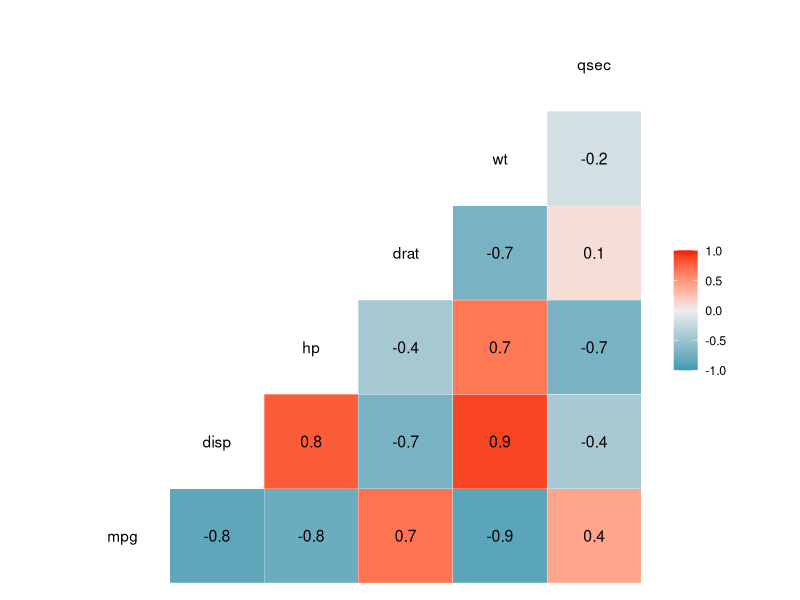
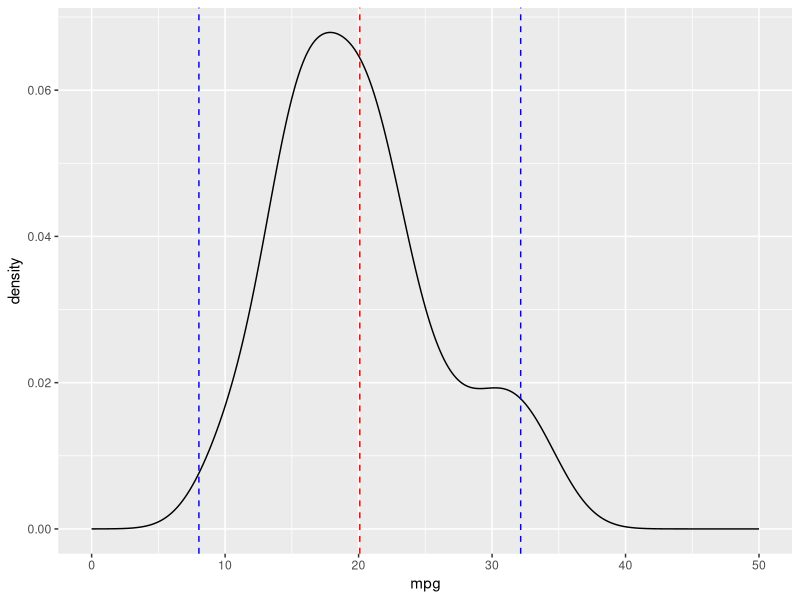
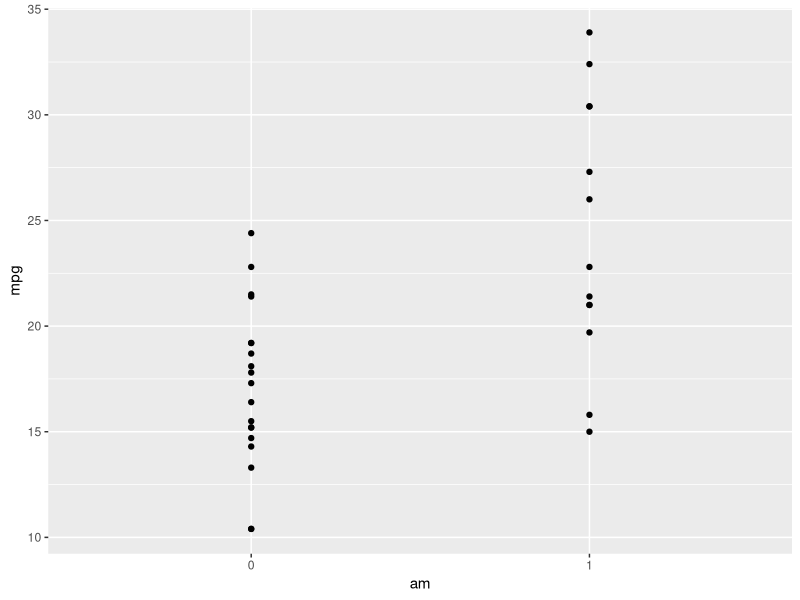

These figures' R source, in order: (Note: this script raises an error after producing the figures.)
## ---- chunk 1
knitr::opts_chunk$set(echo = FALSE)
# Load all necessary R packages into current session
library(ggplot2)
library(dplyr)
library(GGally)
library(gridExtra)
## ---- chunk 2
# Read data into R
data("mtcars")

# Take a look at the data
head(mtcars)
str(mtcars)
summary(mtcars)
#?mtcars
## ---- chunk 3
# Convert to factor variables
mtcars$vs <- as.factor(mtcars$vs)
mtcars$am <- as.factor(mtcars$am)

# Check that the changers took hold
str(mtcars)
## ---- chunk 4
# Get correlation matrix of the continuous variables
mtcars[, c(1, 3:7)] %>% 
        ggcorr(label = T)
## ---- chunk 5
# Check to see if mpg is normally distributed
ggplot(mtcars, aes(mpg)) +
        geom_density() +
        xlim(0, 50) + 
        geom_vline(xintercept = mean(mtcars$mpg),
                   color = "red",
                   linetype = "dashed") +
        geom_vline(xintercept = mean(mtcars$mpg) - 2 * sd(mtcars$mpg),
                   color = "blue",
                   linetype = "dashed") +
        geom_vline(xintercept = mean(mtcars$mpg) + 2 * sd(mtcars$mpg),
                   color = "blue",
                   linetype = "dashed") 
## ---- chunk 6
# Plot mpg vs am
ggplot(mtcars,
       aes(x = am,
           y = mpg)) +
        geom_point()

# Look at the mean mpg for cars with/without automatic 
mtcars %>% group_by(am) %>%
        summarize(mean = mean(mpg))
## ---- chunk 7
# Welch Two Sample T-test
t.test(mpg ~ am, data= mtcars, 
       var.equal = FALSE, paired=FALSE, conf.level = .95)
## ---- chunk 8
# Preliminary model fit: mpg ~ am
fit1 <- lm(mpg ~ am, mtcars)

# Take a look at the model/coefficients
summary(fit1)$coef
## ---- chunk 9
# fit regression model with all regressors
fit_all <- lm(mpg ~ ., mtcars)
summary(fit_all)
## ---- chunk 10
fit2 <- lm(mpg ~ . - cyl, mtcars)
summary(fit2)

fit3 <- lm(mpg ~ . - cyl - vs, mtcars)
summary(fit3)

fit4 <- lm(mpg ~ . - cyl - vs - carb, mtcars)
summary(fit4)

fit5 <- lm(mpg ~ . - cyl - vs - carb - gear, mtcars)
summary(fit5)

fit6 <- lm(mpg ~ . - cyl - vs - carb - gear - drat, mtcars)
summary(fit6)

fit7 <- lm(mpg ~ . - cyl - vs - carb - gear - drat - disp, mtcars)
summary(fit7)

fit8 <- lm(mpg ~ . - cyl - vs - carb - gear - drat - disp - hp, mtcars)
summary(fit8)
## ---- chunk 11
fit_wtqsec <- lm(mpg ~ am + wt + qsec, mtcars)

fit_wtqsechp <- lm(mpg ~ am + wt + qsec + hp, mtcars)

fit_wtqsechpdisp <- lm(mpg ~ am + wt + qsec + hp + disp, mtcars)

anova(fit_wtqsec, fit_wtqsechp, fit_wtqsechpdisp)
## ---- chunk 12
fit_final <- lm(mpg ~ am + wt + qsec, mtcars)

# Residuals vs fitted values
g1 <- ggplot(fit_final,
       aes(x = .fitted, y = .resid)) +
        geom_point() +
        geom_smooth() + 
        geom_hline(yintercept = 0,
                   col = "red",
                   linetype = "dashed") +
        labs(title = "Residuals vs Fitted Values",
             x = "Fitted Values",
             y = "Residuals")

# Normal QQ plot
g2 <- ggplot(fit_final) +
        geom_qq(aes(sample = .stdresid)) +
        geom_abline(intercept = 0, slope = 1, 
                    linetype = "dashed", col = "red") +
        labs(title = "Normal Q-Q Plot",
             x = "Theoretical Quantiles",
             y = "Standardized Residuals") 

# Scale location plot
g3 <- ggplot(fit_final,
       aes(y = sqrt(abs(.stdresid)),
           x = .fitted)) + 
        geom_point() +
        geom_smooth() +
        labs(title = "Scale Location Plot",
             x = "Fitted Values",
             y = expression(sqrt("|Standardized residuals|")))

grid.arrange(g1, g2, g3, ncol = 3)
## ---- chunk 13
summary(fit_final)
confint(fit_final)
